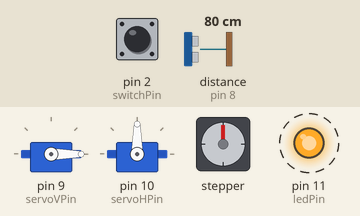
Bench run of a sketch on a simulated Arduino Uno, built with avr-gcc and run on an emulated ATmega328P. Shown: 2 × servo, stepper motor, output pins drawn as LEDs (lit = HIGH). Wiring (inferred from the names in the program): ultrasonic range finder: trigger pin 7; echo pin 8. Dashed ring = blinking. The test bench sets the inputs (shaded band); at power-on: distance to the obstacle (sensor on pin 8) 80 cm, pin 2 (switchPin) LOW. The echo pulse lasts 58.3 µs per cm; stepper angles assume 200 steps per turn; pins used as bus, display or sensor lines are not drawn.

Above: at 1.2 s.
1.3 s: distance to the obstacle (sensor on pin 8) set to 46 cm
At 2.4 s:
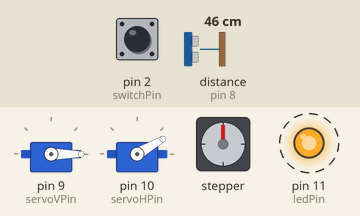
4.3 s: distance to the obstacle (sensor on pin 8) set to 38 cm
At 5.87 s:
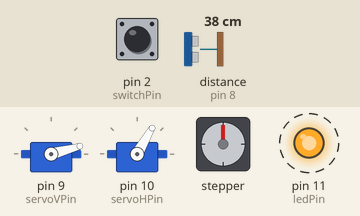
7.3 s: pin 2 (switchPin) pulled HIGH for 0.15 s
At 10.1 s:
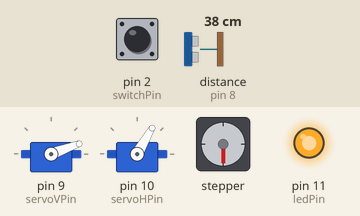
10.3 s: distance to the obstacle (sensor on pin 8) set to 60 cm
13.3 s: pin 2 (switchPin) pulled HIGH for 3.2 s
18.0 s: distance to the obstacle (sensor on pin 8) set to 2 cm
At 22.52 s:
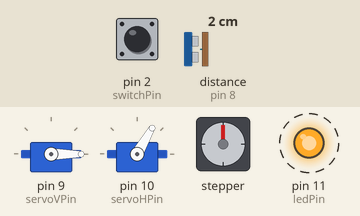
Timing chart, 0 to 23.8 s (numbered marks = the images above; inputs shaded):
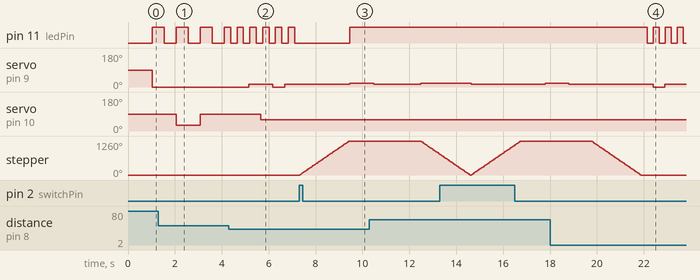

The sketch:

trick_or_treat_box.ino
```cpp
#include "Stepper.h"
#include "Servo.h"

/* Constants */

const int stepsPerRevolution = 200; // change depending on stepper
const int stepperMotorSpeed = 100;
const int stepsToRotate = 700;
const int maxDistance = 80; // set threshold of distance sensor
const long waitTime = 3000; // time to wait before closing the drawer

/* Pins */
const int switchPin = 2;

Stepper drawerMotor(stepsPerRevolution, 3, 4, 5, 6); // initialize the stepper library on pins 3-6:

// ultrasonic sensor pins
const int trigPin = 7;
const int echoPin = 8;

// skull servo and LED pins
const int servoVPin = 9; // operates the up-down rotation of the skull
const int servoHPin = 10; // operates the left-right rotation of the skull
const int ledPin = 11; // skull eyes

/* Variables */

bool isDrawerOpen = 0; // 1 means the drawer is open
bool isLightOn = 0;

long lastMoveTime = 0;
long lastBlinkTime = 0;
long lastOpenTime = 0;

int distance_cm; // distance detected by the sensor
int animationSequence = 0; // movement sequence to perform in playSkullAnimation()
int animationStep = 0; // step in movement sequence in playSkullAnimation()

//// unused, delete later
bool isMeasuringDistance = 0;
int skullMotionInterval = 1000;
int blinkInterval = 500;
long sensorDuration;
int threshold;
int last_distance;
////

Servo servoMotorV;
Servo servoMotorH;

void setup() {
  Serial.begin(9600);
  drawerMotor.setSpeed(stepperMotorSpeed);

  pinMode(switchPin, INPUT);
  pinMode(trigPin, OUTPUT);
  pinMode(echoPin, INPUT);
  pinMode(ledPin, OUTPUT);

  servoMotorV.attach(servoVPin);
  servoMotorH.attach(servoHPin);
}

void loop() {
  /*
  The loop has four steps:
  1. Calculate the distance from the sensor.
  2. Set the speed of skull motors and LED transitions based on the distance.
  3. Write to the skull motors and LEDs.
  4. Operate the drawer based on button press.
  */

  getDistance();
  // setAnimationTime();
  chooseSkullAnimation();
  playSkullAnimation();
  moveDrawer();
}

void getDistance() {
  /*
  Calculate the distance to whatever is in
  front of the ultrasonic sensor.
  */

  /*
  Trigger pin low-high-low to send a pulse and
  calculate the average distance across 10 pulses.
  */
  // int totalTime = 0;
  int sumDistance = 0;
  for (int i = 0; i < 10; i++) {
    digitalWrite(trigPin, LOW);
    delayMicroseconds(2);
    digitalWrite(trigPin, HIGH);
    delayMicroseconds(10);
    digitalWrite(trigPin, LOW);
    // totalTime += pulseIn(echoPin, HIGH);
    int dist = (pulseIn(echoPin, HIGH) * 0.0343) / 2;
    if (dist > maxDistance) dist = maxDistance; // remove large values for calculation purposes
    sumDistance += dist;
  }

  distance_cm = sumDistance / 10;
  // sensorDuration = totalTime / 10;

  // Read pulse
  // sensorDuration = pulseIn(echoPin, HIGH);
  // last_distance = distance_cm;
  // distance_cm = (sensorDuration * 0.0343) / 2;

  // if (isMeasuringDistance) {
  //   if (abs(distance_cm - last_distance) > 30 && last_distance != 0) distance_cm = last_distance;
  //   if (distance_cm > maxDistance) distance_cm = maxDistance;
  // } else {
  //   isMeasuringDistance = 1;
  // }

  // Serial.println(distance_cm);
}

void setAnimationTime() {
  /*
  Set different animation speeds of the skull depending
  on distance or whether the drawer is currently open.
  */

  if (!isDrawerOpen) {
    if (distance_cm > 70) {
      skullMotionInterval = 2000;
      blinkInterval = 500;
    } else if (distance_cm >= 30) {
      skullMotionInterval = 1000;
      blinkInterval = 250;
    } else if (distance_cm < 30) {
      skullMotionInterval = 500;
      blinkInterval = 125;
    }
  }
  else {
    skullMotionInterval = 500;
    blinkInterval = 125;
  }
}

void chooseSkullAnimation() {
  /*
  Set a movement for the skull based on whether the
  drawer is open, and how far away the sensor reads.
  */
  if (isDrawerOpen) {
    animationSequence = 2;
  } else {
    if (distance_cm > 70) animationSequence = 0;
    else if (distance_cm <= 40) animationSequence = 1;
  }
}

void playSkullAnimation() {
  /*
  The skull servos cycle through positions, and the LED
  blinks on and off, based on the durations determined in
  setAnimationTime() and sequence chosen in chooseSkullAnimation().
  */

  /* Keep track of which animation is playing. */
  // Serial.print(distance_cm);
  // Serial.print(" cm, step ");
  // Serial.print(animationStep);
  // Serial.print(" of animation ");
  // Serial.println(animationSequence);

  if (animationSequence == 0) {
    /*
    Rotate the skull left and right. Note that the H servo
    at 60 degrees sets the head facing center.
    */
    if (millis() - lastMoveTime > 1000) {
      if (animationStep == 0) { servoMotorV.write(0); }
      else if (animationStep == 1) { servoMotorH.write(30); }
      else if (animationStep == 2) {servoMotorH.write(90); }
      lastMoveTime = millis();
      animationStep++;
      if (animationStep > 2) { animationStep = 0; }
    }
    if (millis() - lastBlinkTime > 500) {
      if (isLightOn) { digitalWrite(ledPin, HIGH); }
      else { digitalWrite(ledPin, LOW); }
      isLightOn = !isLightOn; // reverses the truth value
      lastBlinkTime = millis();
    }
  }

  else if (animationSequence == 1) {
    /*
    Fix the skull at the center, and raise its jaw up and down.
    */
    if (millis() - lastMoveTime > 500) {
      if (animationStep == 0) { servoMotorH.write(60); }
      else if (animationStep == 1) { servoMotorV.write(0); }
      else if (animationStep == 2) { servoMotorV.write(15); }
      lastMoveTime = millis();
      animationStep++;
      if (animationStep > 2) { animationStep = 0; }
    }
    if (millis() - lastBlinkTime > 250) {
      if (isLightOn) { digitalWrite(ledPin, HIGH); }
      else { digitalWrite(ledPin, LOW); }
      isLightOn = !isLightOn; // reverses the truth value
      lastBlinkTime = millis();
    }
  }

  else if (animationSequence == 2) {
    /*
    Fix the skull at center and move its jaw only slightly
    up and down, while its eyes stay fixed on.
    */
    if (millis() - lastMoveTime > 1000) {
      if (animationStep == 0) { servoMotorH.write(60); }
      else if (animationStep == 1) { servoMotorV.write(20); }
      else if (animationStep == 2) { servoMotorV.write(15); }
      lastMoveTime = millis();
      animationStep++;
      if (animationStep > 2) { animationStep = 0; }
    }
    digitalWrite(ledPin, HIGH);
    if (!isLightOn) isLightOn = 1;
  }

  /*
  An alternate method of controlling the skull, using intervals
  determined by distance to speed up or slow down motion. Use a better
  distance sensor if you intend to use this code.
  */
  // if (millis() - lastMoveTime > skullMotionInterval) {
  //   //Serial.println(animationStep);
  //   if (animationStep == 0) { servoMotorH.write(0); }
  //   else if (animationStep == 1) { servoMotorV.write(0); }
  //   else if (animationStep == 2) { servoMotorH.write(60); }
  //   else if (animationStep == 3) { servoMotorV.write(15); }

  //   lastMoveTime = millis();
  //   animationStep++;
  //   if (animationStep > 3) { animationStep = 0; }
  // }

  // if (millis() - lastBlinkTime > blinkInterval) {
  //   if (isLightOn) { digitalWrite(ledPin, HIGH); }
  //   else { digitalWrite(ledPin, LOW); }
  //   isLightOn = !isLightOn; // reverses the truth value
  //   lastBlinkTime = millis();
  // }
}

void moveDrawer() {
  /*
  Rotate the stepper motor to open or close the drawer, based on
  whether the button is pressed when the drawer is closed, or whether
  a specified amount of time has passed.
  */

  if (!isDrawerOpen) {
    if (digitalRead(switchPin) == HIGH) {
      isDrawerOpen = 1;
      drawerMotor.step(stepsToRotate);
      lastOpenTime = millis();
    }
  } else {
    if (millis() - lastOpenTime > waitTime) {
      isDrawerOpen = 0;
      drawerMotor.step(-stepsToRotate);
    }
  }
}
```

Measured:
- the behaviour switches between 42 and 41 cm on distance to the obstacle (sensor on pin 8) (found by bisection; images 1 and 2)
- after the input at 4.3 s, pin 11 (ledPin): alternates HIGH for 0.27 s and LOW for 0.27 s, starting after 0.08 s; servo on pin 9 (servoVPin): 0° → 15° after 0.84 s, → 0° 1.0 s later, → 15° 0.52 s later
- after the input at 7.3 s, stepper: turns 1260° clockwise in 2.1 s, starting at once
- after the input at 18.0 s, pin 11 (ledPin): alternates HIGH for 0.26 s and LOW for 0.26 s, starting after 4.1 s
- by itself, pin 11 (ledPin): alternates HIGH for 0.51 s and LOW for 0.51 s
